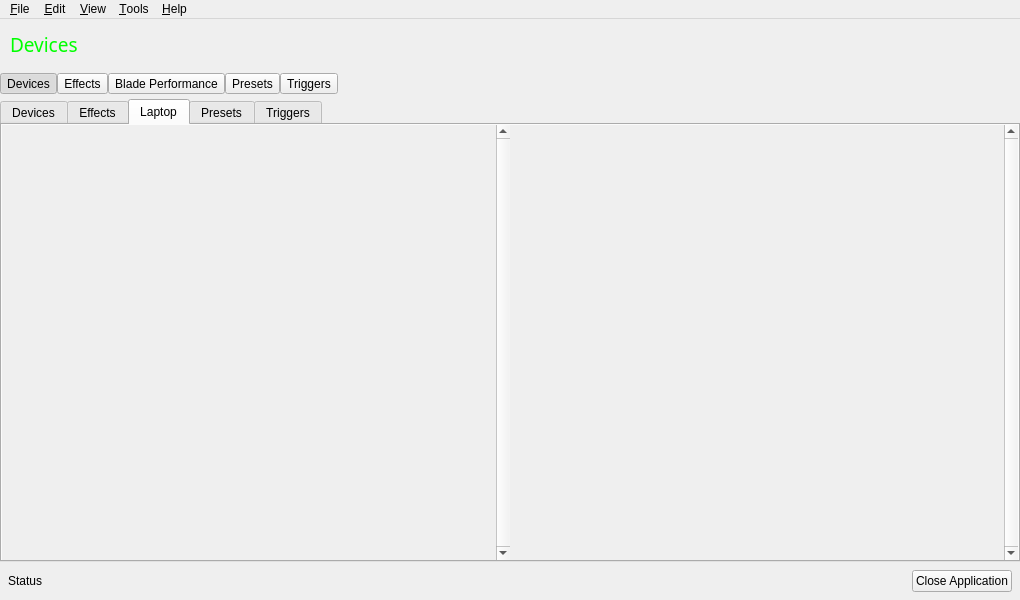
<?xml version="1.0" encoding="UTF-8"?>
<ui version="4.0">
 <class>MainWindow</class>
 <widget class="QMainWindow" name="MainWindow">
  <property name="geometry">
   <rect>
    <x>0</x>
    <y>0</y>
    <width>1020</width>
    <height>600</height>
   </rect>
  </property>
  <property name="windowTitle">
   <string>Polychromatic</string>
  </property>
  <property name="windowIcon">
   <iconset theme="polychromatic">
    <normaloff>.</normaloff>.</iconset>
  </property>
  <property name="toolButtonStyle">
   <enum>Qt::ToolButtonTextUnderIcon</enum>
  </property>
  <widget class="QWidget" name="CentralWidget">
   <layout class="QVBoxLayout" name="verticalLayout">
    <property name="spacing">
     <number>0</number>
    </property>
    <property name="leftMargin">
     <number>0</number>
    </property>
    <property name="topMargin">
     <number>0</number>
    </property>
    <property name="rightMargin">
     <number>0</number>
    </property>
    <property name="bottomMargin">
     <number>0</number>
    </property>
    <item>
     <widget class="QWidget" name="Header" native="true">
      <property name="minimumSize">
       <size>
        <width>1000</width>
        <height>50</height>
       </size>
      </property>
      <property name="maximumSize">
       <size>
        <width>16777215</width>
        <height>60</height>
       </size>
      </property>
      <property name="styleSheet">
       <string notr="true"/>
      </property>
      <layout class="QHBoxLayout" name="horizontalLayout">
       <property name="leftMargin">
        <number>10</number>
       </property>
       <property name="topMargin">
        <number>0</number>
       </property>
       <property name="rightMargin">
        <number>0</number>
       </property>
       <property name="bottomMargin">
        <number>0</number>
       </property>
       <item>
        <widget class="QLabel" name="HeaderText">
         <property name="font">
          <font>
           <family>Play</family>
           <pointsize>14</pointsize>
           <bold>false</bold>
          </font>
         </property>
         <property name="styleSheet">
          <string notr="true">color: lime</string>
         </property>
         <property name="text">
          <string>Devices</string>
         </property>
        </widget>
       </item>
      </layout>
     </widget>
    </item>
    <item>
     <widget class="QWidget" name="MainTabCustom" native="true">
      <property name="minimumSize">
       <size>
        <width>0</width>
        <height>30</height>
       </size>
      </property>
      <property name="baseSize">
       <size>
        <width>0</width>
        <height>30</height>
       </size>
      </property>
      <layout class="QHBoxLayout" name="horizontalLayout_3">
       <property name="spacing">
        <number>0</number>
       </property>
       <property name="leftMargin">
        <number>0</number>
       </property>
       <property name="topMargin">
        <number>0</number>
       </property>
       <property name="rightMargin">
        <number>0</number>
       </property>
       <property name="bottomMargin">
        <number>0</number>
       </property>
       <item>
        <widget class="QToolButton" name="DevicesTabButton">
         <property name="text">
          <string>Devices</string>
         </property>
         <property name="iconSize">
          <size>
           <width>20</width>
           <height>20</height>
          </size>
         </property>
         <property name="checkable">
          <bool>true</bool>
         </property>
         <property name="checked">
          <bool>true</bool>
         </property>
         <property name="toolButtonStyle">
          <enum>Qt::ToolButtonTextBesideIcon</enum>
         </property>
        </widget>
       </item>
       <item>
        <widget class="QToolButton" name="EffectsTabButton">
         <property name="text">
          <string>Effects</string>
         </property>
         <property name="iconSize">
          <size>
           <width>20</width>
           <height>20</height>
          </size>
         </property>
         <property name="checkable">
          <bool>true</bool>
         </property>
         <property name="checked">
          <bool>false</bool>
         </property>
         <property name="toolButtonStyle">
          <enum>Qt::ToolButtonTextBesideIcon</enum>
         </property>
         <property name="arrowType">
          <enum>Qt::NoArrow</enum>
         </property>
        </widget>
       </item>
       <item>
        <widget class="QToolButton" name="LaptopTabButton">
         <property name="text">
          <string>Blade Performance</string>
         </property>
         <property name="iconSize">
          <size>
           <width>20</width>
           <height>20</height>
          </size>
         </property>
         <property name="checkable">
          <bool>true</bool>
         </property>
         <property name="checked">
          <bool>false</bool>
         </property>
         <property name="toolButtonStyle">
          <enum>Qt::ToolButtonTextBesideIcon</enum>
         </property>
         <property name="arrowType">
          <enum>Qt::NoArrow</enum>
         </property>
        </widget>
       </item>
       <item>
        <widget class="QToolButton" name="PresetsTabButton">
         <property name="text">
          <string>Presets</string>
         </property>
         <property name="iconSize">
          <size>
           <width>20</width>
           <height>20</height>
          </size>
         </property>
         <property name="checkable">
          <bool>true</bool>
         </property>
         <property name="checked">
          <bool>false</bool>
         </property>
         <property name="toolButtonStyle">
          <enum>Qt::ToolButtonTextBesideIcon</enum>
         </property>
         <property name="arrowType">
          <enum>Qt::NoArrow</enum>
         </property>
        </widget>
       </item>
       <item>
        <widget class="QToolButton" name="TriggersTabButton">
         <property name="text">
          <string>Triggers</string>
         </property>
         <property name="iconSize">
          <size>
           <width>20</width>
           <height>20</height>
          </size>
         </property>
         <property name="checkable">
          <bool>true</bool>
         </property>
         <property name="checked">
          <bool>false</bool>
         </property>
         <property name="toolButtonStyle">
          <enum>Qt::ToolButtonTextBesideIcon</enum>
         </property>
         <property name="arrowType">
          <enum>Qt::NoArrow</enum>
         </property>
        </widget>
       </item>
       <item>
        <spacer name="TabsSpacer">
         <property name="orientation">
          <enum>Qt::Horizontal</enum>
         </property>
         <property name="sizeHint" stdset="0">
          <size>
           <width>40</width>
           <height>20</height>
          </size>
         </property>
        </spacer>
       </item>
      </layout>
     </widget>
    </item>
    <item>
     <widget class="QTabWidget" name="MainTabWidget">
      <property name="tabShape">
       <enum>QTabWidget::Rounded</enum>
      </property>
      <property name="currentIndex">
       <number>2</number>
      </property>
      <property name="iconSize">
       <size>
        <width>20</width>
        <height>20</height>
       </size>
      </property>
      <widget class="QWidget" name="TabDevices">
       <attribute name="title">
        <string>Devices</string>
       </attribute>
       <layout class="QHBoxLayout" name="horizontalLayout_2">
        <property name="spacing">
         <number>0</number>
        </property>
        <property name="leftMargin">
         <number>0</number>
        </property>
        <property name="topMargin">
         <number>0</number>
        </property>
        <property name="rightMargin">
         <number>0</number>
        </property>
        <property name="bottomMargin">
         <number>0</number>
        </property>
        <item>
         <widget class="QWidget" name="DeviceSidebar" native="true">
          <property name="minimumSize">
           <size>
            <width>250</width>
            <height>0</height>
           </size>
          </property>
          <property name="maximumSize">
           <size>
            <width>250</width>
            <height>16777215</height>
           </size>
          </property>
          <layout class="QVBoxLayout" name="verticalLayout_4">
           <property name="spacing">
            <number>0</number>
           </property>
           <property name="leftMargin">
            <number>0</number>
           </property>
           <property name="topMargin">
            <number>0</number>
           </property>
           <property name="rightMargin">
            <number>0</number>
           </property>
           <property name="bottomMargin">
            <number>0</number>
           </property>
           <item>
            <widget class="QTreeWidget" name="DeviceSidebarTree">
             <property name="focusPolicy">
              <enum>Qt::NoFocus</enum>
             </property>
             <property name="frameShape">
              <enum>QFrame::NoFrame</enum>
             </property>
             <property name="horizontalScrollBarPolicy">
              <enum>Qt::ScrollBarAlwaysOff</enum>
             </property>
             <property name="iconSize">
              <size>
               <width>22</width>
               <height>22</height>
              </size>
             </property>
             <property name="indentation">
              <number>0</number>
             </property>
             <property name="rootIsDecorated">
              <bool>false</bool>
             </property>
             <property name="headerHidden">
              <bool>true</bool>
             </property>
             <property name="expandsOnDoubleClick">
              <bool>false</bool>
             </property>
             <column>
              <property name="text">
               <string notr="true">Sidebar</string>
              </property>
             </column>
             <item>
              <property name="text">
               <string extracomment="Heading containing buttons for the specific feature">Tasks</string>
              </property>
              <property name="flags">
               <set>ItemIsDragEnabled|ItemIsDropEnabled|ItemIsUserCheckable|ItemIsEnabled</set>
              </property>
              <item>
               <property name="text">
                <string extracomment="Button to a section for activating settings to all devices">Apply to All</string>
               </property>
               <property name="icon">
                <iconset>
                 <normaloff>../img/devices/all.svg</normaloff>../img/devices/all.svg</iconset>
               </property>
              </item>
             </item>
             <item>
              <property name="text">
               <string>Devices</string>
              </property>
              <property name="flags">
               <set>ItemIsDragEnabled|ItemIsDropEnabled|ItemIsUserCheckable|ItemIsEnabled</set>
              </property>
             </item>
            </widget>
           </item>
          </layout>
         </widget>
        </item>
        <item>
         <widget class="QScrollArea" name="DeviceScrollArea">
          <property name="frameShape">
           <enum>QFrame::NoFrame</enum>
          </property>
          <property name="frameShadow">
           <enum>QFrame::Plain</enum>
          </property>
          <property name="verticalScrollBarPolicy">
           <enum>Qt::ScrollBarAlwaysOn</enum>
          </property>
          <property name="horizontalScrollBarPolicy">
           <enum>Qt::ScrollBarAlwaysOff</enum>
          </property>
          <property name="widgetResizable">
           <bool>true</bool>
          </property>
          <widget class="QWidget" name="DeviceContents">
           <property name="geometry">
            <rect>
             <x>0</x>
             <y>0</y>
             <width>752</width>
             <height>420</height>
            </rect>
           </property>
           <layout class="QVBoxLayout" name="verticalLayout_2"/>
          </widget>
         </widget>
        </item>
       </layout>
      </widget>
      <widget class="QWidget" name="TabEffects">
       <attribute name="title">
        <string>Effects</string>
       </attribute>
       <layout class="QHBoxLayout" name="horizontalLayout_5">
        <property name="spacing">
         <number>0</number>
        </property>
        <property name="leftMargin">
         <number>0</number>
        </property>
        <property name="topMargin">
         <number>0</number>
        </property>
        <property name="rightMargin">
         <number>0</number>
        </property>
        <property name="bottomMargin">
         <number>0</number>
        </property>
        <item>
         <widget class="QWidget" name="EffectSidebar" native="true">
          <property name="minimumSize">
           <size>
            <width>250</width>
            <height>0</height>
           </size>
          </property>
          <property name="maximumSize">
           <size>
            <width>250</width>
            <height>16777215</height>
           </size>
          </property>
          <layout class="QVBoxLayout" name="verticalLayout_5">
           <property name="spacing">
            <number>0</number>
           </property>
           <property name="leftMargin">
            <number>0</number>
           </property>
           <property name="topMargin">
            <number>0</number>
           </property>
           <property name="rightMargin">
            <number>0</number>
           </property>
           <property name="bottomMargin">
            <number>0</number>
           </property>
           <item>
            <widget class="QTreeWidget" name="EffectSidebarTree">
             <property name="focusPolicy">
              <enum>Qt::NoFocus</enum>
             </property>
             <property name="frameShape">
              <enum>QFrame::NoFrame</enum>
             </property>
             <property name="horizontalScrollBarPolicy">
              <enum>Qt::ScrollBarAlwaysOff</enum>
             </property>
             <property name="iconSize">
              <size>
               <width>22</width>
               <height>22</height>
              </size>
             </property>
             <property name="indentation">
              <number>0</number>
             </property>
             <property name="rootIsDecorated">
              <bool>false</bool>
             </property>
             <property name="headerHidden">
              <bool>true</bool>
             </property>
             <property name="expandsOnDoubleClick">
              <bool>false</bool>
             </property>
             <property name="columnCount">
              <number>1</number>
             </property>
             <column>
              <property name="text">
               <string notr="true">Sidebar</string>
              </property>
             </column>
             <item>
              <property name="text">
               <string extracomment="Heading containing buttons for the specific feature">Tasks</string>
              </property>
              <property name="flags">
               <set>ItemIsDragEnabled|ItemIsDropEnabled|ItemIsUserCheckable|ItemIsEnabled</set>
              </property>
             </item>
             <item>
              <property name="text">
               <string>Effects</string>
              </property>
             </item>
            </widget>
           </item>
          </layout>
         </widget>
        </item>
        <item>
         <widget class="QScrollArea" name="EffectScrollArea">
          <property name="frameShape">
           <enum>QFrame::NoFrame</enum>
          </property>
          <property name="frameShadow">
           <enum>QFrame::Plain</enum>
          </property>
          <property name="verticalScrollBarPolicy">
           <enum>Qt::ScrollBarAlwaysOn</enum>
          </property>
          <property name="horizontalScrollBarPolicy">
           <enum>Qt::ScrollBarAlwaysOff</enum>
          </property>
          <property name="widgetResizable">
           <bool>true</bool>
          </property>
          <widget class="QWidget" name="EffectContents">
           <property name="geometry">
            <rect>
             <x>0</x>
             <y>0</y>
             <width>752</width>
             <height>420</height>
            </rect>
           </property>
           <layout class="QVBoxLayout" name="verticalLayout_3"/>
          </widget>
         </widget>
        </item>
       </layout>
      </widget>
      <widget class="QWidget" name="TabLaptop">
       <attribute name="title">
        <string>Laptop</string>
       </attribute>
       <layout class="QHBoxLayout" name="horizontalLayout_6">
        <property name="spacing">
         <number>0</number>
        </property>
        <property name="leftMargin">
         <number>0</number>
        </property>
        <property name="topMargin">
         <number>0</number>
        </property>
        <property name="rightMargin">
         <number>0</number>
        </property>
        <property name="bottomMargin">
         <number>0</number>
        </property>
        <item>
         <widget class="QScrollArea" name="SystemScrollArea">
          <property name="frameShape">
           <enum>QFrame::NoFrame</enum>
          </property>
          <property name="frameShadow">
           <enum>QFrame::Plain</enum>
          </property>
          <property name="verticalScrollBarPolicy">
           <enum>Qt::ScrollBarAlwaysOn</enum>
          </property>
          <property name="horizontalScrollBarPolicy">
           <enum>Qt::ScrollBarAlwaysOff</enum>
          </property>
          <property name="widgetResizable">
           <bool>true</bool>
          </property>
          <widget class="QWidget" name="SystemContents">
           <property name="geometry">
            <rect>
             <x>0</x>
             <y>0</y>
             <width>752</width>
             <height>420</height>
            </rect>
           </property>
           <layout class="QVBoxLayout" name="verticalLayout_3"/>
          </widget>
         </widget>
        </item>
        <item>
         <widget class="QScrollArea" name="UndervoltScrollArea">
          <property name="frameShape">
           <enum>QFrame::NoFrame</enum>
          </property>
          <property name="frameShadow">
           <enum>QFrame::Plain</enum>
          </property>
          <property name="verticalScrollBarPolicy">
           <enum>Qt::ScrollBarAlwaysOn</enum>
          </property>
          <property name="horizontalScrollBarPolicy">
           <enum>Qt::ScrollBarAlwaysOff</enum>
          </property>
          <property name="widgetResizable">
           <bool>true</bool>
          </property>
          <widget class="QWidget" name="UndervoltContents">
           <property name="geometry">
            <rect>
             <x>0</x>
             <y>0</y>
             <width>752</width>
             <height>420</height>
            </rect>
           </property>
           <layout class="QVBoxLayout" name="verticalLayout_3"/>
          </widget>
         </widget>
        </item>
       </layout>
      </widget>
      <widget class="QWidget" name="TabPresets">
       <attribute name="title">
        <string>Presets</string>
       </attribute>
      </widget>
      <widget class="QWidget" name="TabTriggers">
       <attribute name="title">
        <string>Triggers</string>
       </attribute>
      </widget>
     </widget>
    </item>
    <item>
     <widget class="QFrame" name="Footer">
      <property name="frameShape">
       <enum>QFrame::NoFrame</enum>
      </property>
      <property name="frameShadow">
       <enum>QFrame::Sunken</enum>
      </property>
      <layout class="QHBoxLayout" name="horizontalLayout_4">
       <property name="spacing">
        <number>0</number>
       </property>
       <property name="leftMargin">
        <number>8</number>
       </property>
       <property name="topMargin">
        <number>8</number>
       </property>
       <property name="rightMargin">
        <number>8</number>
       </property>
       <property name="bottomMargin">
        <number>8</number>
       </property>
       <item>
        <widget class="QLabel" name="GlobalStatus">
         <property name="text">
          <string notr="true">Status</string>
         </property>
        </widget>
       </item>
       <item>
        <spacer name="FooterSpacer">
         <property name="orientation">
          <enum>Qt::Horizontal</enum>
         </property>
         <property name="sizeHint" stdset="0">
          <size>
           <width>40</width>
           <height>20</height>
          </size>
         </property>
        </spacer>
       </item>
       <item>
        <widget class="QPushButton" name="CloseApp">
         <property name="text">
          <string>Close Application</string>
         </property>
        </widget>
       </item>
      </layout>
     </widget>
    </item>
   </layout>
  </widget>
  <widget class="QMenuBar" name="MainMenubar">
   <property name="geometry">
    <rect>
     <x>0</x>
     <y>0</y>
     <width>1020</width>
     <height>24</height>
    </rect>
   </property>
   <widget class="QMenu" name="menuFile">
    <property name="title">
     <string extracomment="The &amp; character is for keyboard navigation (when holding the ALT key)">&amp;File</string>
    </property>
    <addaction name="actionNewEffect"/>
    <addaction name="actionImportEffect"/>
    <addaction name="separator"/>
    <addaction name="actionNewPreset"/>
    <addaction name="actionNewPresetNow"/>
    <addaction name="separator"/>
    <addaction name="actionQuitApp"/>
   </widget>
   <widget class="QMenu" name="menuView">
    <property name="title">
     <string extracomment="The &amp; character is for keyboard navigation (when holding the ALT key)">&amp;View</string>
    </property>
    <addaction name="actionDevices"/>
    <addaction name="actionEffects"/>
    <addaction name="actionLaptop"/>
    <addaction name="actionPresets"/>
    <addaction name="actionTriggers"/>
    <addaction name="separator"/>
    <addaction name="actionReinstateMenuBar"/>
    <addaction name="actionHideMenuBar"/>
   </widget>
   <widget class="QMenu" name="menuHelp">
    <property name="title">
     <string extracomment="The &amp; character is for keyboard navigation (when holding the ALT key)">&amp;Help</string>
    </property>
    <addaction name="actionOnlineHelp"/>
    <addaction name="actionWebsite"/>
    <addaction name="actionReleaseNotes"/>
    <addaction name="separator"/>
    <addaction name="actionReportBug"/>
    <addaction name="actionDonate"/>
    <addaction name="separator"/>
    <addaction name="actionAbout"/>
   </widget>
   <widget class="QMenu" name="menuTools">
    <property name="title">
     <string extracomment="The &amp; character is for keyboard navigation (when holding the ALT key)">&amp;Tools</string>
    </property>
    <widget class="QMenu" name="menuOpenRazer">
     <property name="title">
      <string>OpenRazer</string>
     </property>
     <property name="icon">
      <iconset>
       <normaloff>../img/logo/openrazer.svg</normaloff>../img/logo/openrazer.svg</iconset>
     </property>
     <addaction name="actionOpenRazerWebsite"/>
     <addaction name="actionOpenRazerReportBug"/>
     <addaction name="actionOpenRazerReleaseNotes"/>
     <addaction name="separator"/>
     <addaction name="actionOpenRazerConfigure"/>
     <addaction name="actionTroubleshootOpenRazer"/>
     <addaction name="separator"/>
     <addaction name="actionOpenRazerOpenLog"/>
     <addaction name="actionOpenRazerRestartDaemon"/>
     <addaction name="separator"/>
     <addaction name="actionOpenRazerAbout"/>
    </widget>
    <addaction name="menuOpenRazer"/>
    <addaction name="separator"/>
    <addaction name="actionRestartTrayApplet"/>
    <addaction name="actionProcessViewer"/>
   </widget>
   <widget class="QMenu" name="menuEdit">
    <property name="title">
     <string extracomment="The &amp; character is for keyboard navigation (when holding the ALT key)">&amp;Edit</string>
    </property>
    <addaction name="actionDuplicate"/>
    <addaction name="actionDelete"/>
    <addaction name="separator"/>
    <addaction name="actionRefreshTab"/>
    <addaction name="actionForceRefresh"/>
    <addaction name="separator"/>
    <addaction name="actionPreferences"/>
   </widget>
   <addaction name="menuFile"/>
   <addaction name="menuEdit"/>
   <addaction name="menuView"/>
   <addaction name="menuTools"/>
   <addaction name="menuHelp"/>
  </widget>
  <action name="actionNewEffect">
   <property name="icon">
    <iconset theme="document-new">
     <normaloff>.</normaloff>.</iconset>
   </property>
   <property name="text">
    <string>New Effect...</string>
   </property>
   <property name="shortcut">
    <string notr="true"/>
   </property>
  </action>
  <action name="actionDevices">
   <property name="checkable">
    <bool>true</bool>
   </property>
   <property name="icon">
    <iconset>
     <normaloff>../img/general/devices.svg</normaloff>../img/general/devices.svg</iconset>
   </property>
   <property name="text">
    <string>Devices</string>
   </property>
   <property name="shortcut">
    <string notr="true">Ctrl+1</string>
   </property>
  </action>
  <action name="actionEffects">
   <property name="checkable">
    <bool>true</bool>
   </property>
   <property name="icon">
    <iconset>
     <normaloff>../img/general/effects.svg</normaloff>../img/general/effects.svg</iconset>
   </property>
   <property name="text">
    <string>Effects</string>
   </property>
   <property name="shortcut">
    <string notr="true">Ctrl+2</string>
   </property>
  </action>
  <action name="actionLaptop">
   <property name="checkable">
    <bool>true</bool>
   </property>
   <property name="icon">
    <iconset>
     <normaloff>../img/devices/laptop.svg</normaloff>../img/devices/laptop.svg</iconset>
   </property>
   <property name="text">
    <string>Laptop</string>
   </property>
   <property name="toolTip">
    <string>Laptop</string>
   </property>
   <property name="shortcut">
    <string>Ctrl+3</string>
   </property>
  </action>
  <action name="actionPresets">
   <property name="checkable">
    <bool>true</bool>
   </property>
   <property name="icon">
    <iconset>
     <normaloff>../img/general/presets.svg</normaloff>../img/general/presets.svg</iconset>
   </property>
   <property name="text">
    <string>Presets</string>
   </property>
   <property name="shortcut">
    <string notr="true">Ctrl+4</string>
   </property>
  </action>
  <action name="actionTriggers">
   <property name="checkable">
    <bool>true</bool>
   </property>
   <property name="icon">
    <iconset>
     <normaloff>../img/general/triggers.svg</normaloff>../img/general/triggers.svg</iconset>
   </property>
   <property name="text">
    <string>Triggers</string>
   </property>
   <property name="shortcut">
    <string notr="true">Ctrl+5</string>
   </property>
  </action>
  <action name="actionOnlineHelp">
   <property name="icon">
    <iconset theme="help-browser">
     <normaloff>.</normaloff>.</iconset>
   </property>
   <property name="text">
    <string>Online Help</string>
   </property>
   <property name="shortcut">
    <string notr="true">F1</string>
   </property>
  </action>
  <action name="actionReportBug">
   <property name="text">
    <string>Report a Bug</string>
   </property>
  </action>
  <action name="actionHideMenuBar">
   <property name="icon">
    <iconset theme="window-unpin">
     <normaloff>.</normaloff>.</iconset>
   </property>
   <property name="text">
    <string>Hide Menu Bar</string>
   </property>
   <property name="shortcut">
    <string notr="true"/>
   </property>
  </action>
  <action name="actionDonate">
   <property name="text">
    <string>Donate</string>
   </property>
  </action>
  <action name="actionWebsite">
   <property name="text">
    <string>Website</string>
   </property>
  </action>
  <action name="actionAbout">
   <property name="icon">
    <iconset>
     <normaloff>../img/logo/polychromatic.svg</normaloff>../img/logo/polychromatic.svg</iconset>
   </property>
   <property name="text">
    <string>About</string>
   </property>
  </action>
  <action name="actionQuitApp">
   <property name="icon">
    <iconset theme="application-exit">
     <normaloff>.</normaloff>.</iconset>
   </property>
   <property name="text">
    <string>Quit</string>
   </property>
   <property name="shortcut">
    <string notr="true">Ctrl+Q</string>
   </property>
   <property name="menuRole">
    <enum>QAction::QuitRole</enum>
   </property>
  </action>
  <action name="actionReleaseNotes">
   <property name="text">
    <string>What's New?</string>
   </property>
  </action>
  <action name="actionOpenRazerWebsite">
   <property name="text">
    <string>Website</string>
   </property>
  </action>
  <action name="actionOpenRazerReportBug">
   <property name="text">
    <string>Report a Bug</string>
   </property>
  </action>
  <action name="actionOpenRazerReleaseNotes">
   <property name="text">
    <string>What's New?</string>
   </property>
  </action>
  <action name="actionOpenRazerRestartDaemon">
   <property name="enabled">
    <bool>false</bool>
   </property>
   <property name="icon">
    <iconset theme="view-refresh">
     <normaloff>.</normaloff>.</iconset>
   </property>
   <property name="text">
    <string>Restart Daemon</string>
   </property>
  </action>
  <action name="actionOpenRazerOpenLog">
   <property name="enabled">
    <bool>false</bool>
   </property>
   <property name="icon">
    <iconset theme="folder">
     <normaloff>.</normaloff>.</iconset>
   </property>
   <property name="text">
    <string>Open Log...</string>
   </property>
  </action>
  <action name="actionOpenRazerConfigure">
   <property name="enabled">
    <bool>false</bool>
   </property>
   <property name="icon">
    <iconset theme="settings-configure">
     <normaloff>.</normaloff>.</iconset>
   </property>
   <property name="text">
    <string>Configure...</string>
   </property>
  </action>
  <action name="actionOpenRazerAbout">
   <property name="enabled">
    <bool>false</bool>
   </property>
   <property name="icon">
    <iconset>
     <normaloff>../img/logo/openrazer.svg</normaloff>../img/logo/openrazer.svg</iconset>
   </property>
   <property name="text">
    <string>About OpenRazer</string>
   </property>
  </action>
  <action name="actionNewPreset">
   <property name="enabled">
    <bool>false</bool>
   </property>
   <property name="icon">
    <iconset theme="bookmark-new">
     <normaloff>.</normaloff>.</iconset>
   </property>
   <property name="text">
    <string>New Preset...</string>
   </property>
   <property name="shortcut">
    <string notr="true"/>
   </property>
  </action>
  <action name="actionNewPresetNow">
   <property name="enabled">
    <bool>false</bool>
   </property>
   <property name="text">
    <string>New Preset from Current Devices...</string>
   </property>
   <property name="shortcut">
    <string notr="true"/>
   </property>
  </action>
  <action name="actionRestartTrayApplet">
   <property name="icon">
    <iconset theme="view-refresh">
     <normaloff>.</normaloff>.</iconset>
   </property>
   <property name="text">
    <string>Restart Tray Applet</string>
   </property>
  </action>
  <action name="actionProcessViewer">
   <property name="icon">
    <iconset theme="view-process-tree">
     <normaloff>.</normaloff>.</iconset>
   </property>
   <property name="text">
    <string>View Background Tasks</string>
   </property>
  </action>
  <action name="actionReinstateMenuBar">
   <property name="enabled">
    <bool>true</bool>
   </property>
   <property name="icon">
    <iconset theme="window-pin">
     <normaloff>.</normaloff>.</iconset>
   </property>
   <property name="text">
    <string>Keep the Menu Bar</string>
   </property>
   <property name="shortcut">
    <string notr="true"/>
   </property>
  </action>
  <action name="actionDuplicate">
   <property name="enabled">
    <bool>false</bool>
   </property>
   <property name="icon">
    <iconset theme="edit-duplicate">
     <normaloff>.</normaloff>.</iconset>
   </property>
   <property name="text">
    <string>Duplicate</string>
   </property>
   <property name="shortcut">
    <string notr="true"/>
   </property>
  </action>
  <action name="actionDelete">
   <property name="enabled">
    <bool>false</bool>
   </property>
   <property name="icon">
    <iconset theme="edit-delete">
     <normaloff>.</normaloff>.</iconset>
   </property>
   <property name="text">
    <string>Delete</string>
   </property>
   <property name="shortcut">
    <string notr="true"/>
   </property>
  </action>
  <action name="actionPreferences">
   <property name="icon">
    <iconset theme="settings-configure">
     <normaloff>.</normaloff>.</iconset>
   </property>
   <property name="text">
    <string>Preferences</string>
   </property>
   <property name="shortcut">
    <string notr="true"/>
   </property>
  </action>
  <action name="actionTroubleshootOpenRazer">
   <property name="enabled">
    <bool>false</bool>
   </property>
   <property name="icon">
    <iconset theme="applications-utilities">
     <normaloff>.</normaloff>.</iconset>
   </property>
   <property name="text">
    <string>Troubleshoot</string>
   </property>
  </action>
  <action name="actionRefreshTab">
   <property name="icon">
    <iconset theme="view-refresh">
     <normaloff>.</normaloff>.</iconset>
   </property>
   <property name="text">
    <string>Refresh</string>
   </property>
   <property name="shortcut">
    <string notr="true">F5</string>
   </property>
  </action>
  <action name="actionImportEffect">
   <property name="icon">
    <iconset theme="document-import">
     <normaloff>.</normaloff>.</iconset>
   </property>
   <property name="text">
    <string>Import Effect...</string>
   </property>
   <property name="shortcut">
    <string notr="true"/>
   </property>
  </action>
  <action name="actionForceRefresh">
   <property name="icon">
    <iconset theme="view-refresh">
     <normaloff>.</normaloff>.</iconset>
   </property>
   <property name="text">
    <string>Force Refresh</string>
   </property>
   <property name="shortcut">
    <string notr="true">Ctrl+F5</string>
   </property>
  </action>
 </widget>
 <layoutdefault spacing="6" margin="0"/>
 <resources/>
 <connections/>
 <designerdata>
  <property name="gridDeltaX">
   <number>10</number>
  </property>
  <property name="gridDeltaY">
   <number>10</number>
  </property>
  <property name="gridSnapX">
   <bool>true</bool>
  </property>
  <property name="gridSnapY">
   <bool>true</bool>
  </property>
  <property name="gridVisible">
   <bool>true</bool>
  </property>
 </designerdata>
</ui>
